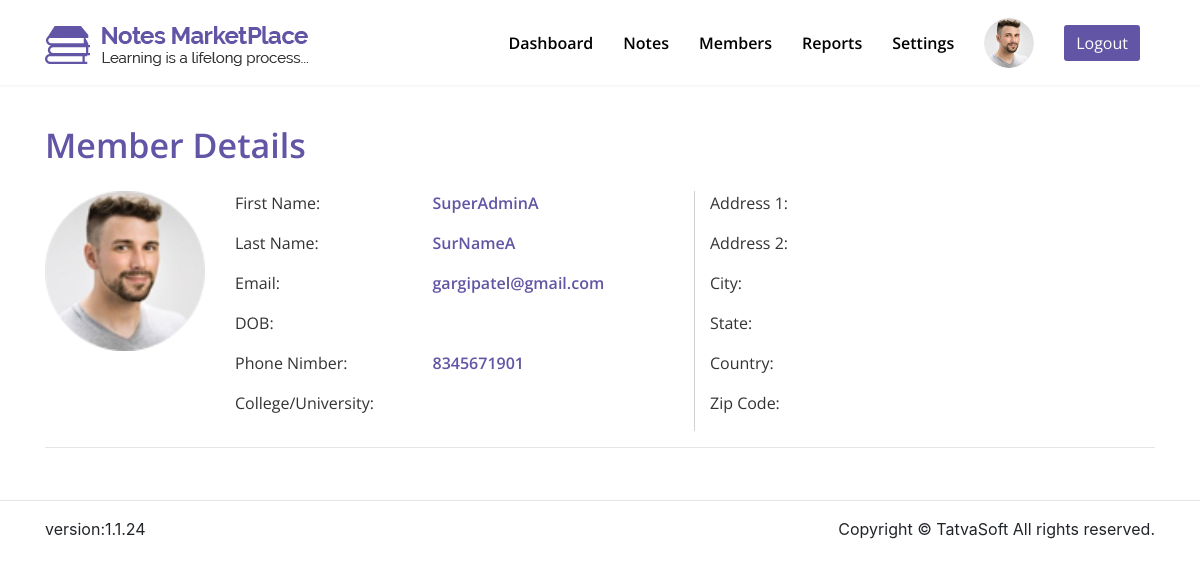
Screenshot of /PHP_NoteMarketPlace/admin/member_details.php?user_id=1 (signed in) with the database file from the repository.
### tables this page shows
CREATE TABLE `userprofiledetails` (
  `UserProfileDetailID` int(11) NOT NULL,
  `UserID` int(11) NOT NULL,
  `DOB` date DEFAULT NULL,
  `GenderID` int(11) DEFAULT NULL,
  `SecondaryEmailAddress` varchar(100) DEFAULT NULL,
  `PhoneNumber_CountryID` int(11) NOT NULL,
  `PhoneNumber` varchar(20) NOT NULL,
  `ProfilePicture` varchar(500) DEFAULT NULL,
  `AddressLine1` varchar(100) DEFAULT NULL,
  `AddressLine2` varchar(100) DEFAULT NULL,
  `City` varchar(50) DEFAULT NULL,
  `State` varchar(50) DEFAULT NULL,
  `ZipCode` varchar(50) DEFAULT NULL,
  `CountryID` int(11) DEFAULT NULL,
  `University` varchar(100) DEFAULT NULL,
  `College` varchar(100) DEFAULT NULL,
  `CreatedDate` datetime DEFAULT NULL,
  `CreatedBy` int(11) DEFAULT NULL,
  `ModifiedDate` datetime DEFAULT NULL,
  `ModifiedBy` int(11) DEFAULT NULL,
  `IsActive` bit(1) NOT NULL
);

CREATE TABLE `users` (
  `UserID` int(11) NOT NULL,
  `UserRoleID` int(11) NOT NULL,
  `FirstName` varchar(50) NOT NULL,
  `LastName` varchar(50) NOT NULL,
  `Email` varchar(100) NOT NULL,
  `Password` varchar(200) NOT NULL,
  `IsEmailVerified` bit(1) NOT NULL,
  `CreatedDate` datetime DEFAULT NULL,
  `CreatedBy` int(11) DEFAULT NULL,
  `ModifiedDate` datetime DEFAULT NULL,
  `ModifiedBy` int(11) DEFAULT NULL,
  `IsActive` bit(1) NOT NULL
);

### PHP_NoteMarketPlace/common/dbcontroller.php (called while the page is built, shortened)
<?php
    class DBController {
        private $host = "localhost";
        private $user = "root";
        private $password = "";
        private $database = "notemarketplace";
        private $conn;
	function __construct() {
		$this->conn = $this->connectDB();
	}
	function connectDB() {
	    $conn = mysqli_connect($this->host,$this->user,$this->password, $this->database);
		return $conn;
	}
	function runQuery($query) {
		$result = mysqli_query($this->conn, $query);
		while($row=mysqli_fetch_assoc($result)) {
			$resultset[] = $row;
		}
		if(!empty($resultset))
			return $resultset;
	}
}

### PHP_NoteMarketPlace/common/configuration.php (called while the page is built, shortened)
<?php
    require_once("../common/dbcontroller.php");
	$db_handle = new DBController();
    $defaultSystemConfigVal = "SELECT `Key`,`Value` From systemconfiguration WHERE `Key` IN ('SupportEmail', 'SupportPhoneNo', 'FacebookUrl', 'TwitterUrl', 'LinkdinUrl')";
    $defaultSystemConfigValResult = $db_handle->runQuery($defaultSystemConfigVal);
?>

### PHP_NoteMarketPlace/admin/member_details.php (the view, shortened to what this page needs)
<?php
    include '../common/configuration.php';
    require_once("../common/dbcontroller.php");
	$db_handle = new DBController();
    if(!empty($_GET["user_id"]) && $_GET["user_id"] > 0){
        $current_member_id = $_GET["user_id"];
        $member_detail_query = "SELECT US.UserID,US.FirstName,US.LastName,US.Email,UP.DOB,UP.PhoneNumber,UP.University,UP.College,UP.ProfilePicture,UP.AddressLine1,UP.AddressLine2,UP.City,UP.State,CN.CountryName,UP.ZipCode FROM users US
        LEFT JOIN userprofiledetails UP ON UP.UserID = US.UserID
        LEFT JOIN countries CN ON UP.CountryID = CN.CountryID
        WHERE US.UserID = ".$current_member_id;
        $member_detail_result = $db_handle->runQuery($member_detail_query);
    }
?>
<!DOCTYPE html>
<html lang="en">
<head>
    <link rel="stylesheet" href="css/bootstrap/bootstrap.min.css">
    <link rel="stylesheet" href="css/style_admin.css">
    <link rel="stylesheet" href="css/responsive_admin.css">
</head>
<body data-spy="scroll" class="overflow-auto sticky-header">
    <div class="wrapper">
        <?php include 'admin_header.php'; ?>
        <section id="member_details" class="pad_120_for_pages">
            <div class="container">
                    <span class="common-heading-1 left_heading-1">Member Details</span>
                <div class="small_pad_20">
                <?php
                if($member_detail_result != ""){
                    foreach($member_detail_result as $memberValue){
                ?>
                    <div class="row">
                        <div class="col-lg-2 admin_img">
                            <img src="<?php
                                echo $memberValue['ProfilePicture'];
                            ?>" alt="admin">
                        </div>
                        <div class="col-lg-10">
                        <div class="row">
                        <div class="col-md-6 vertical_bordered">
                            <div class="row">
                                <div class="col-md-5 col-4">
                                    <p class="val_content">First Name:</p>
                                </div>
                                <div class="col-md-7 col-8">
                                    <p class="val_content pur_col"><?php echo $memberValue['FirstName']; ?></p>
                                </div>
                            </div>
                            <div class="row">
                                <div class="col-md-5 col-4">
                                    <p class="val_content">Last Name:</p>
                                </div>
                                <div class="col-md-7 col-8">
                                    <p class="val_content pur_col"><?php echo $memberValue['LastName']; ?></p>
                                </div>
                            </div>
                            <div class="row">
                                <div class="col-md-5 col-4">
                                    <p class="val_content">Email:</p>
                                </div>
                                <div class="col-md-7 col-8">
                                    <p class="val_content pur_col"><?php echo $memberValue['Email']; ?></p>
                                </div>
                            </div>
                            <div class="row">
                                <div class="col-md-5 col-4">
                                    <p class="val_content">DOB:</p>
                                </div>
                                <div class="col-md-7 col-8">
                                </div>
                            </div>
                            <div class="row">
                                <div class="col-md-5 col-4">
                                    <p class="val_content">Phone Nimber:</p>
                                </div>
                                <div class="col-md-7 col-8">
                                    <p class="val_content pur_col"><?php echo $memberValue['PhoneNumber']; ?></p>
                                </div>
                            </div>
                            <div class="row">
                                <div class="col-md-5 col-4">
                                    <p class="val_content">College/University:</p>
                                </div>
                                <div class="col-md-7 col-8">
                                </div>
                            </div>
                        </div>
                        <div class="col-md-6">
                            <div class="row">
                                <div class="col-md-5 col-4">
                                    <p class="val_content">Address 1:</p>
                                </div>
                                <div class="col-md-7 col-8">
                                </div>
                            </div>
                            <div class="row">
                                <div class="col-md-5 col-4">
                                    <p class="val_content">Address 2:</p>
                                </div>
                                <div class="col-md-7 col-8">
                                </div>
                            </div>
                            <div class="row">
                                <div class="col-md-5 col-4">
                                    <p class="val_content">City:</p>
                                </div>
                                <div class="col-md-7 col-8">
                                </div>
                            </div>
                            <div class="row">
                                <div class="col-md-5 col-4">
                                    <p class="val_content">State:</p>
                                </div>
                                <div class="col-md-7 col-8">
                                </div>
                            </div>
                            <div class="row">
                                <div class="col-md-5 col-4">
                                    <p class="val_content">Country:</p>
                                </div>
                                <div class="col-md-7 col-8">
                                </div>
                            </div>
                            <div class="row">
                                <div class="col-md-5 col-4">
                                    <p class="val_content">Zip Code:</p>
                                </div>
                                <div class="col-md-7 col-8">
                                </div>
                            </div>
                        </div>
                        </div>
                    </div>
                </div>
                <?php
                                    }
                }?>
                    <hr>
                </div>
            </div>
        </section>
        <?php include 'admin_footer.php'; ?>
    </div>
</body>
</html>

### PHP_NoteMarketPlace/admin/css/style_admin.css (style rules this page uses)
html, body { height: 100%; }
p { font-family: "open Sans", sans-serif; font-size: 16px; font-weight: 400; }
section { background: #fff; }
.pad_120_for_pages { padding-top: 120px; }
.common-heading-1 { font-family: Open Sans; font-size: 34px; font-weight: 600; color: #6255a5; display: block; }
.left_heading-1 { text-align: left; }
.val_content { font-family: Open Sans; font-size: 16px; font-weight: 400; color: #333333; }
.small_pad_20 { padding: 20px 0; }
.pur_col { color: #6255a5; }
#member_details .admin_img img { width: 100%; }
#member_details .small_pad_20 .pur_col { font-weight: 600; }
.vertical_bordered { border-right: 1px solid #d1d1d1; }

### rows the page displays
userprofiledetails: ProfilePicture (picture), UserID.FirstName "SuperAdminA", UserID.LastName "SurNameA", UserID.Email "gargipatel@gmail.com", PhoneNumber "8345671901"
